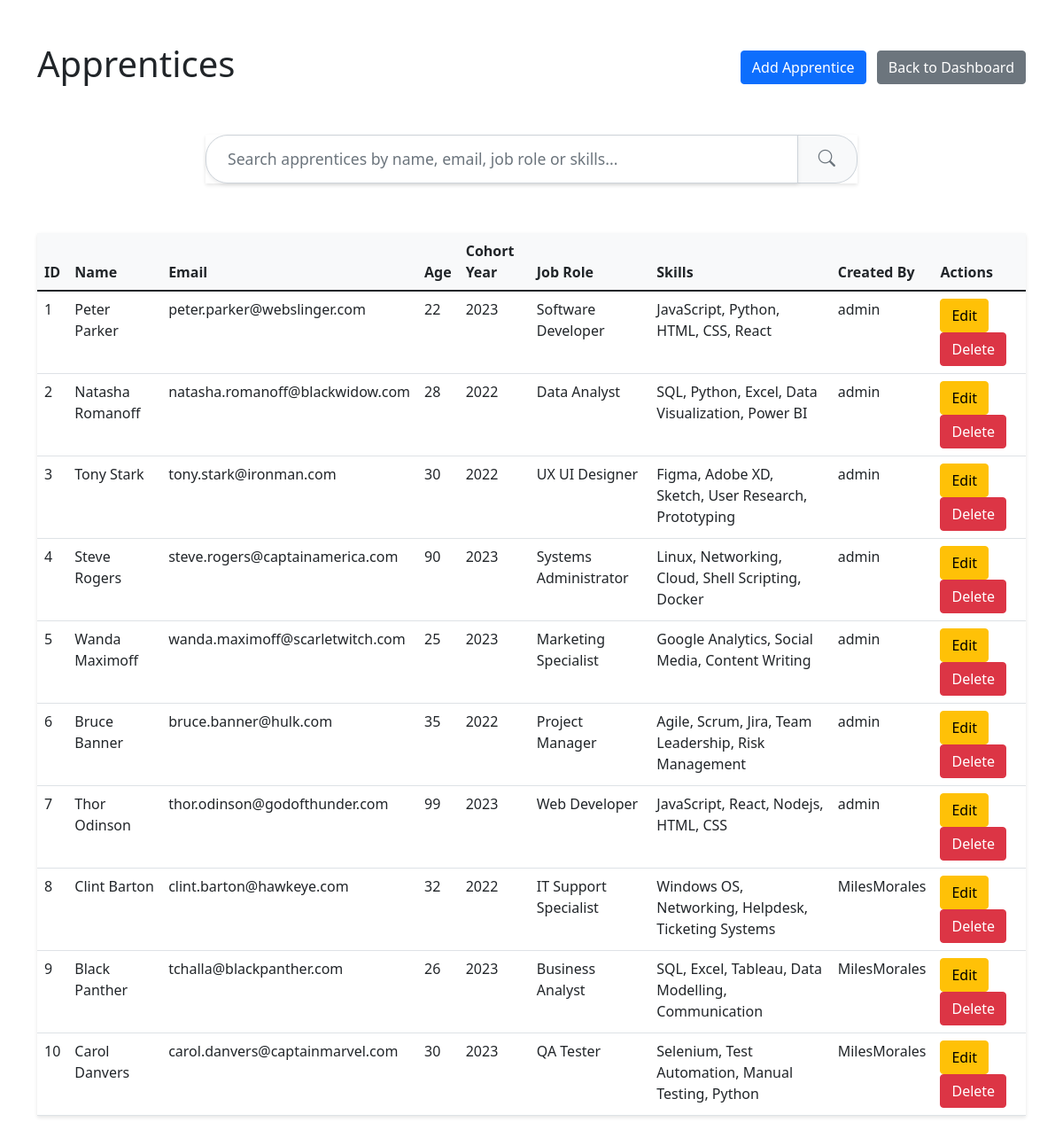
Screenshot of /apprentices (signed in) with the database file from the repository.
### models.py (models this page shows)
class Apprentice(Base):
    __tablename__ = "apprentices"
    id = Column(Integer, primary_key=True, index=True)
    name = Column(String, index=True)
    email = Column(String)
    age = Column(Integer)
    cohort_year = Column(Integer)
    job_role = Column(String)
    skills = Column(String)
    creator_id = Column(Integer, ForeignKey("users.id"))
    creator = relationship("User", back_populates="apprentices")
    reviews = relationship("Review", back_populates="apprentice")

class User(Base):
    __tablename__ = "users"
    id = Column(Integer, primary_key=True, index=True)
    username = Column(String, unique=True, index=True)
    hashed_password = Column(String)
    is_admin = Column(Boolean, default=False)
    apprentices = relationship("Apprentice", back_populates="creator")

### main.py (the view)
@app.get("/apprentices")
async def apprentices(
    request: Request,
    db: Session = Depends(get_db),
    user: UserResponse = Depends(get_current_user),
):
    apprentices = db.query(Apprentice).all()
    return templates.TemplateResponse(
        "apprentice.html",
        {
            "request": request,
            "apprentices": apprentices,
            "is_admin": user.is_admin,
            "current_user": user,
        },
    )

### templates/apprentice.html (shortened to what this page needs)
<!DOCTYPE html>
<html lang="en">
  <head>
    <link
      href="https://cdn.jsdelivr.net/npm/bootstrap@5.0.2/dist/css/bootstrap.min.css"
      rel="stylesheet"
    />
    <link
      rel="stylesheet"
      href="https://cdn.jsdelivr.net/npm/bootstrap-icons@1.7.2/font/bootstrap-icons.css"
    />
  </head>
  <body>
    <div class="container mt-5">
      <div class="d-flex justify-content-between align-items-center mb-4">
        <h1>Apprentices</h1>
        <div>
          <button
            class="btn btn-primary me-2"
            data-bs-toggle="modal"
            data-bs-target="#addApprenticeModal"
          >
            Add Apprentice
          </button>
          <a href="/dashboard" class="btn btn-secondary">Back to Dashboard</a>
        </div>
      </div>
      <div class="row mb-4">
        <div class="col-md-8 mx-auto">
          <div class="input-group input-group-lg">
            <input
              type="text"
              class="form-control form-control-lg shadow-sm"
              id="searchInput"
              placeholder="Search apprentices by name, email, job role or skills..."
            />
            <span class="input-group-text">
              <i class="bi bi-search"></i>
            </span>
          </div>
        </div>
      </div>
    </div>
    <div class="container">
      <table class="table">
        <thead>
          <tr>
            <th>ID</th>
            <th>Name</th>
            <th>Email</th>
            <th>Age</th>
            <th>Cohort Year</th>
            <th>Job Role</th>
            <th>Skills</th>
            <th>Created By</th>
            <th>Actions</th>
          </tr>
        </thead>
        <tbody id="apprentice-table-body">
          {% for apprentice in apprentices %}
          <tr>
            <td>{{ apprentice.id }}</td>
            <td>{{ apprentice.name }}</td>
            <td>{{ apprentice.email }}</td>
            <td>{{ apprentice.age }}</td>
            <td>{{ apprentice.cohort_year }}</td>
            <td>{{ apprentice.job_role }}</td>
            <td>{{ apprentice.skills }}</td>
            <td>{{ apprentice.creator.username }}</td>
            <td>
              {% if current_user.id == apprentice.creator_id or is_admin %}
              <button
                class="btn btn-warning"
                onclick="editApprentice({{ apprentice.id }})"
              >
                Edit
              </button>
              {% endif %} {% if is_admin %}
              <button
                class="btn btn-danger"
                onclick="confirmDelete({{ apprentice.id }})"
              >
                Delete
              </button>
              {% endif %}
            </td>
          </tr>
          {% endfor %}
        </tbody>
      </table>
    </div>
  </body>
</html>

### templates/apprentice.html (style rules this page uses)
.input-group { box-shadow: 0 2px 4px rgba(0, 0, 0, 0.1); }
.input-group-text { background-color: #fff; border-left: none; }
.table { margin-top: 1rem; box-shadow: 0 2px 4px rgba(0, 0, 0, 0.1); }
.table thead th { background-color: #f8f9fa; border-bottom: 2px solid #dee2e6; }
.input-group-lg { margin-top: 1.5rem; margin-bottom: 2rem; }
.input-group-lg .form-control { border-radius: 25px 0 0 25px; font-size: 1.1rem; padding: 0.75rem 1.5rem; }
.input-group-lg .input-group-text { border-radius: 0 25px 25px 0; background-color: #f8f9fa; padding: 0.75rem 1.5rem; }
.bi-search { font-size: 1.2rem; color: #6c757d; }

### rows the page displays
Apprentice: id "1", name "Peter Parker", email "peter.parker@webslinger.com", age "22", cohort_year "2023", job_role "Software Developer", skills "JavaScript, Python, HTML, CSS, React", creator.username "admin"
Apprentice: id "2", name "Natasha Romanoff", email "natasha.romanoff@blackwidow.com", age "28", cohort_year "2022", job_role "Data Analyst", skills "SQL, Python, Excel, Data Visualization, Power BI", creator.username "admin"
Apprentice: id "3", name "Tony Stark", email "tony.stark@ironman.com", age "30", cohort_year "2022", job_role "UX UI Designer", skills "Figma, Adobe XD, Sketch, User Research, Prototyping", creator.username "admin"
Apprentice: id "4", name "Steve Rogers", email "steve.rogers@captainamerica.com", age "90", cohort_year "2023", job_role "Systems Administrator", skills "Linux, Networking, Cloud, Shell Scripting, Docker", creator.username "admin"
Apprentice: id "5", name "Wanda Maximoff", email "wanda.maximoff@scarletwitch.com", age "25", cohort_year "2023", job_role "Marketing Specialist", skills "Google Analytics, Social Media, Content Writing", creator.username "admin"
Apprentice: id "6", name "Bruce Banner", email "bruce.banner@hulk.com", age "35", cohort_year "2022", job_role "Project Manager", skills "Agile, Scrum, Jira, Team Leadership, Risk Management", creator.username "admin"
Apprentice: id "7", name "Thor Odinson", email "thor.odinson@godofthunder.com", age "99", cohort_year "2023", job_role "Web Developer", skills "JavaScript, React, Nodejs, HTML, CSS", creator.username "admin"
Apprentice: id "8", name "Clint Barton", email "clint.barton@hawkeye.com", age "32", cohort_year "2022", job_role "IT Support Specialist", skills "Windows OS, Networking, Helpdesk, Ticketing Systems", creator.username "MilesMorales"
Apprentice: id "9", name "Black Panther", email "tchalla@blackpanther.com", age "26", cohort_year "2023", job_role "Business Analyst", skills "SQL, Excel, Tableau, Data Modelling, Communication", creator.username "MilesMorales"
Apprentice: id "10", name "Carol Danvers", email "carol.danvers@captainmarvel.com", age "30", cohort_year "2023", job_role "QA Tester", skills "Selenium, Test Automation, Manual Testing, Python", creator.username "MilesMorales"
